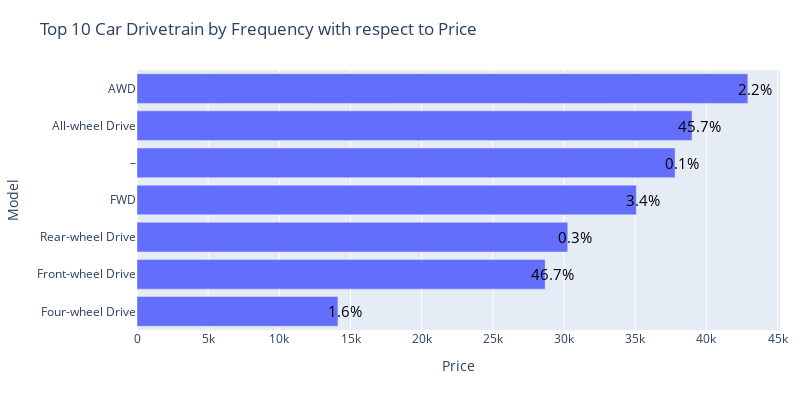

Notebook cell for this chart:
### Code cell
import plotly.graph_objs as go
import pandas as pd

# create a dataframe of the top 5 car Drivetrain by frequency and their mean price
top_models = df_mean_imputed['Drivetrain'].value_counts().nlargest(10).index
cat_price = df_mean_imputed.groupby('Drivetrain')['Price'].mean()[top_models]
df_top_models = pd.DataFrame({'Drivetrain': cat_price.index, 'Price': cat_price.values})
df_top_models = df_top_models.sort_values(by='Price')

# create a horizontal bar plot using plotly
fig = go.Figure()
fig.add_trace(go.Bar(x=df_top_models['Price'], y=df_top_models['Drivetrain'], orientation='h'))

# customize the layout of the plot
fig.update_layout(
    title='Top 7 Car Drivetrain by Frequency with respect to Price',
    xaxis_title='Price',
    yaxis_title='Model',
    margin=dict(l=100, r=20, t=70, b=70),
    height=400,
    width=800,
)

# add percentage labels to each bar
for i, v in enumerate(df_top_models['Price']):
    fig.add_annotation(
        x=v+500,
        y=df_top_models.iloc[i]['Drivetrain'],
        text='{:.1f}%'.format((df_mean_imputed['Drivetrain'].value_counts(normalize=True)*100)[df_top_models.iloc[i]['Drivetrain']]),
        showarrow=False,
        font=dict(size=15, color='black'),
    )

# show the plot
fig.show()

### Figure 1 — Plotly figure (JSON) as saved in the notebook; plotly's stock layout.template omitted (floating-point values rounded to 4 significant figures)
{"data": [{"orientation": "h", "type": "bar", "x": [14120.0, 28670.0, 30260.0, 35080.0, 37801, 39000.0, 42910.0], "y": ["Four-wheel Drive", "Front-wheel Drive", "Rear-wheel Drive", "FWD", "–", "All-wheel Drive", "AWD"]}], "layout": {"annotations": [{"font": {"color": "black", "size": 15}, "showarrow": false, "text": "1.6%", "x": 14620.0, "y": "Four-wheel Drive"}, {"font": {"color": "black", "size": 15}, "showarrow": false, "text": "46.7%", "x": 29170.0, "y": "Front-wheel Drive"}, {"font": {"color": "black", "size": 15}, "showarrow": false, "text": "0.3%", "x": 30760.0, "y": "Rear-wheel Drive"}, {"font": {"color": "black", "size": 15}, "showarrow": false, "text": "3.4%", "x": 35580.0, "y": "FWD"}, {"font": {"color": "black", "size": 15}, "showarrow": false, "text": "0.1%", "x": 38301, "y": "–"}, {"font": {"color": "black", "size": 15}, "showarrow": false, "text": "45.7%", "x": 39500.0, "y": "All-wheel Drive"}, {"font": {"color": "black", "size": 15}, "showarrow": false, "text": "2.2%", "x": 43410.0, "y": "AWD"}], "height": 400, "margin": {"b": 70, "l": 100, "r": 20, "t": 70}, "title": {"text": "Top 10 Car Drivetrain by Frequency with respect to Price"}, "width": 800, "xaxis": {"title": {"text": "Price"}}, "yaxis": {"title": {"text": "Model"}}}}
